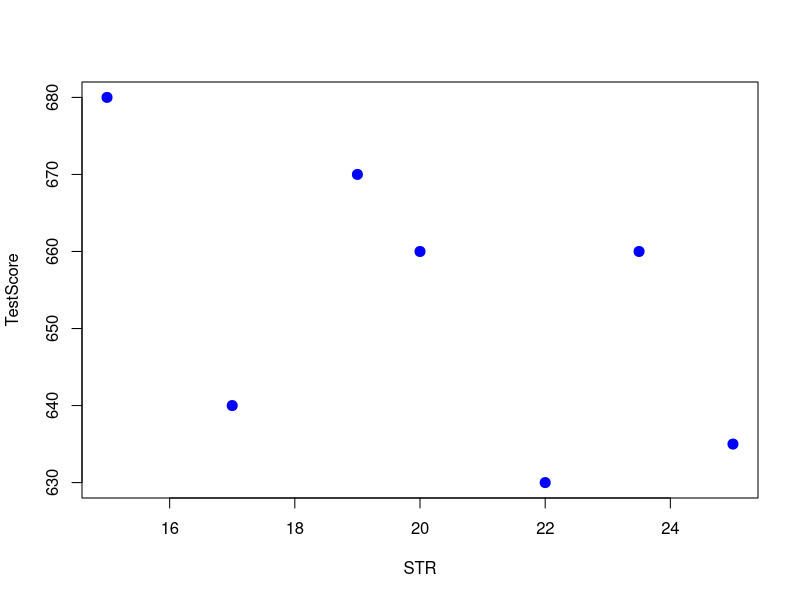
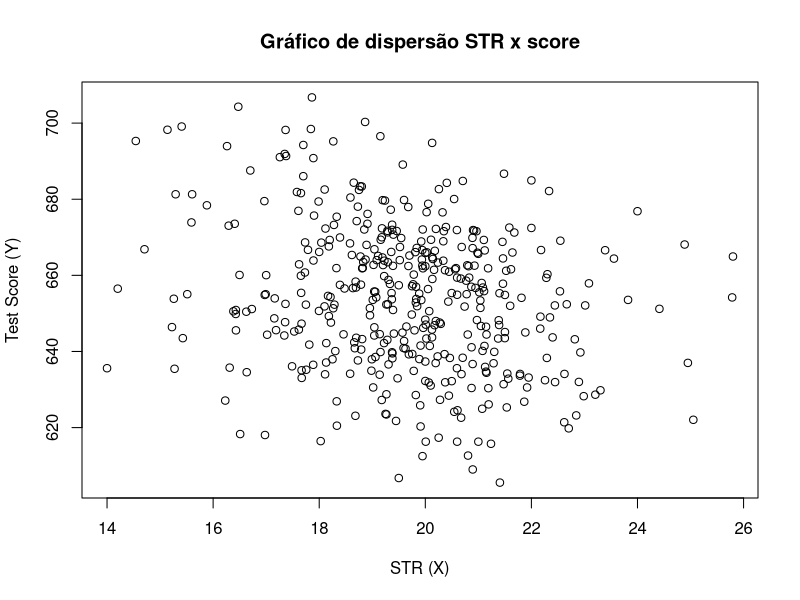

Write R code to recreate these figures, in order.
## ---- chunk 1

STR <- c(15, 17, 19, 20, 22, 23.5, 25) #<1>
TestScore <- c(680, 640, 670, 660, 630, 660, 635) #<1>
plot(x=STR, y=TestScore, pch=20, col='blue', cex=2)
## ---- chunk 2
fmla = TestScore ~ 1 + STR #<1>
class(fmla)
## ---- chunk 3
out = lm(fmla) #<1>
out$coefficients
summary(out)
## ---- chunk 4
require(AER)
data(CASchools) #<1>
class(CASchools) #<2>
## ---- chunk 5
CASchools$STR = CASchools$students/CASchools$teachers #<1>
CASchools$score = (CASchools$read + CASchools$math)/2 #<1>
## ---- chunk 6
#| code-fold: true
plot(x = CASchools$STR, y = CASchools$score, 
     t = 'p',
     main = "Gráfico de dispersão STR x score",
     xlab = "STR (X)",
     ylab = "Test Score (Y)")

## ---- chunk 7
fmla = score ~ 1 + STR 
out = lm(score ~ 1 + STR, data = CASchools)
out = lm(CASchools$score ~ 1 + CASchools$STR)
summary(out)
